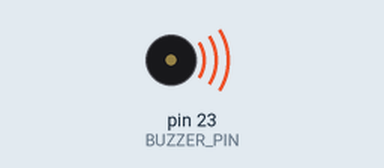
A sketch run on a simulated Arduino Mega 2560, built with avr-gcc and run on an emulated ATmega2560. On the bench: buzzer (waves = sounding). What the sketch prints to the serial monitor is not drawn.

Above: at 0.5 s.
Timing chart, 0 to 4.6 s (numbered marks = the images above):
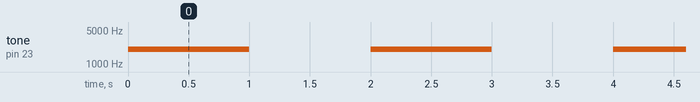

The sketch:

test_buzzer.ino
```cpp
// TEST: Buzzer - turns on for 1 second, off for 1 second
// Wiring: Buzzer + -> GPIO 23, Buzzer - -> GND

constexpr uint8_t BUZZER_PIN = 23; // This pin is at GIOP23. You can change it to any other GPIO pin that is available for your specific board.

void setup() {
  Serial.begin(115200);
  pinMode(BUZZER_PIN, OUTPUT);
}

void loop() {
  Serial.println("Buzzer ON");
  tone(BUZZER_PIN, 2000); //Passive buzzer
  //digitalWrite(BUZZER_PIN, HIGH); // Active buzzer
  delay(1000);

  Serial.println("Buzzer OFF");
  noTone(BUZZER_PIN);
  //digitalWrite(BUZZER_PIN, LOW);
  delay(1000);
}

//This code does work, BUT the buzzer itself is not loud enough to be heard.
```

Measured:
- by itself, tone on pin 23 (BUZZER_PIN): alternates 2000 Hz for 1.0 s and silent for 1.0 s
